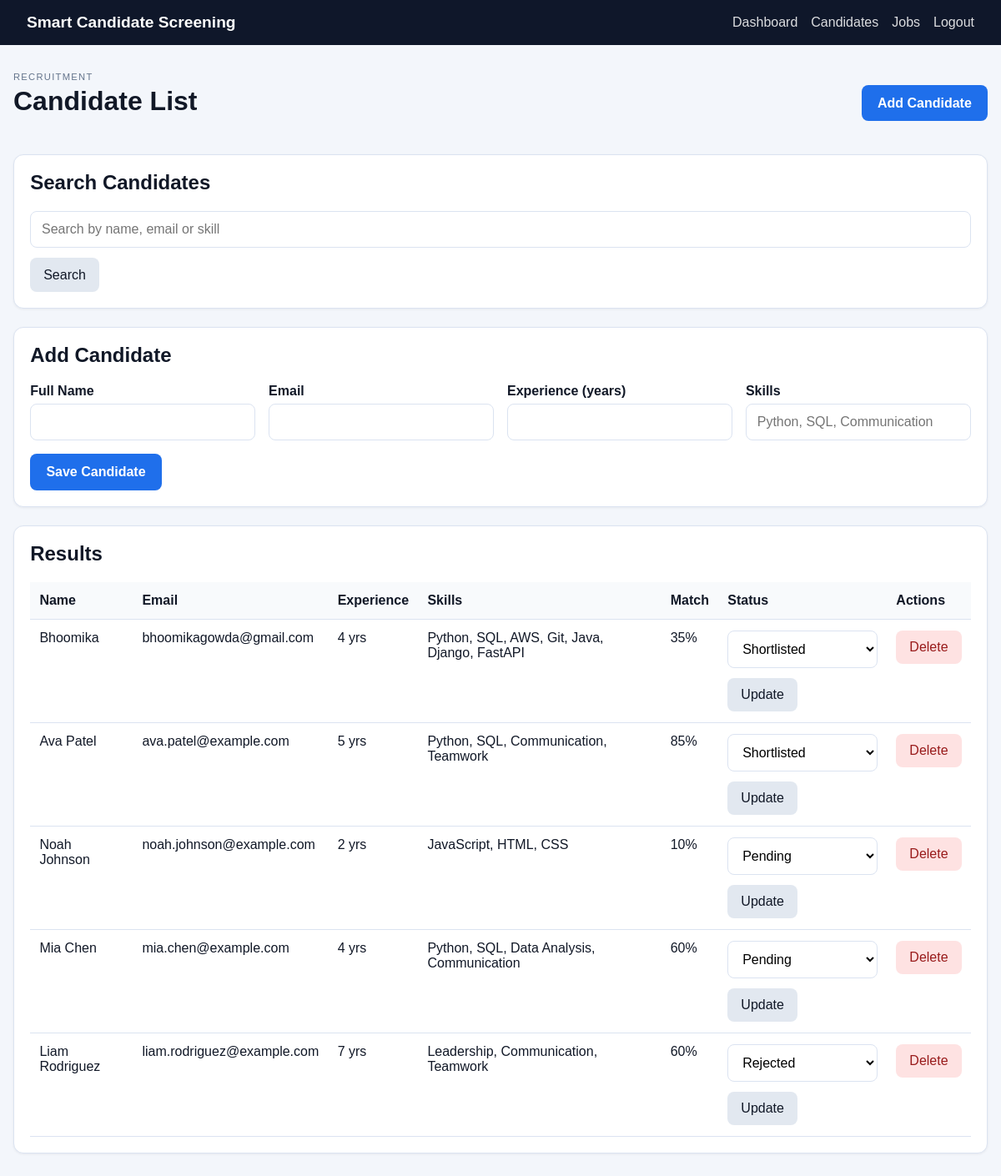
Before: /candidates (signed in) with the older database file.
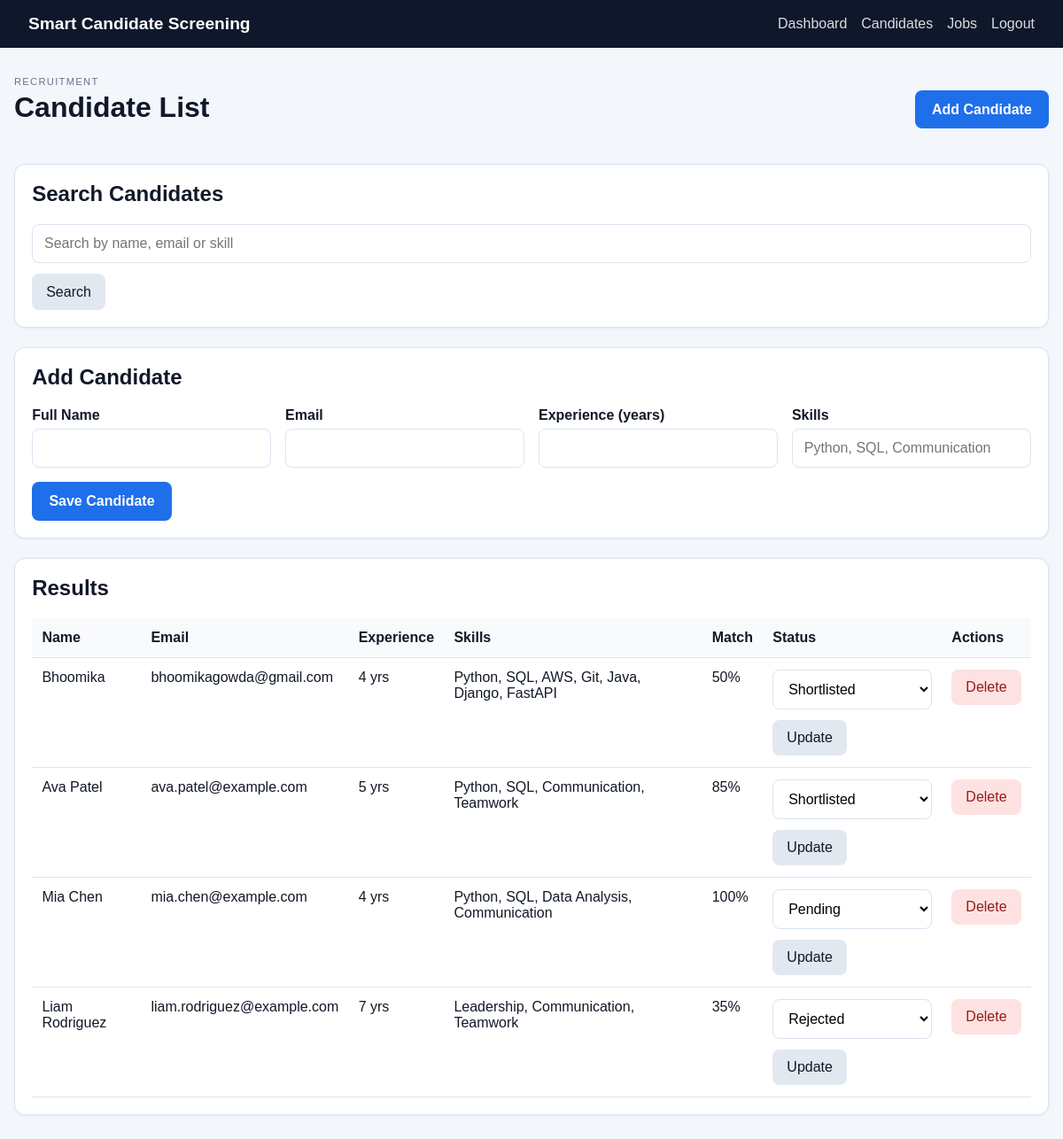
After: the same page with the newer database file.
### tables this page shows
CREATE TABLE candidates (
                id INTEGER PRIMARY KEY AUTOINCREMENT,
                name TEXT NOT NULL,
                email TEXT UNIQUE NOT NULL,
                experience INTEGER NOT NULL,
                skills TEXT NOT NULL,
                status TEXT NOT NULL DEFAULT 'Pending',
                match_score INTEGER NOT NULL DEFAULT 0,
                created_at TIMESTAMP DEFAULT CURRENT_TIMESTAMP
            );

### app.py (the view)
@app.route('/candidates')
@login_required
def candidates():
    search_term = request.args.get('q', '').strip().lower()
    success_message = request.args.get('success', '')
    error_message = request.args.get('error', '')
    with get_db_connection() as connection:
        if search_term:
            candidates_list = connection.execute(
                '''
                SELECT * FROM candidates
                WHERE lower(name) LIKE ? OR lower(email) LIKE ? OR lower(skills) LIKE ?
                ORDER BY created_at DESC
                ''',
                (f'%{search_term}%', f'%{search_term}%', f'%{search_term}%'),
            ).fetchall()
        else:
            candidates_list = connection.execute('SELECT * FROM candidates ORDER BY created_at DESC').fetchall()
    job_record = get_job_requirements()
    return render_template(
        'candidates.html',
        candidates=candidates_list,
        job_requirements=job_record,
        search_term=search_term,
        error=error_message,
        success=success_message,
    )

### app.py (called while the page is built)
def get_db_connection():
    connection = sqlite3.connect(app.config['DATABASE'])
    connection.row_factory = sqlite3.Row
    return connection

def get_job_requirements(job_id=None):
    with get_db_connection() as connection:
        if job_id is not None:
            return connection.execute('SELECT * FROM job_requirements WHERE id = ?', (job_id,)).fetchone()
        return connection.execute(
            'SELECT * FROM job_requirements WHERE is_active = 1 ORDER BY id ASC LIMIT 1'
        ).fetchone() or connection.execute('SELECT * FROM job_requirements ORDER BY id ASC LIMIT 1').fetchone()

def login_required(view):
    @wraps(view)
    def wrapped(*args, **kwargs):
        if 'user_id' not in session:
            return redirect(url_for('login'))
        return view(*args, **kwargs)
    return wrapped

### templates/candidates.html (shortened to what this page needs)
{% extends 'base.html' %}
{% block content %}
<div class="page-header split-header">
  <div>
    <p class="eyebrow">Recruitment</p>
    <h1>Candidate List</h1>
  </div>
  <a href="#add-candidate" class="primary-btn">Add Candidate</a>
</div>
<div class="panel">
  <div class="section-header compact-header">
    <h2>Search Candidates</h2>
  </div>
  <form method="GET" action="{{ url_for('candidates') }}" class="inline-form">
    <input type="text" name="q" value="{{ search_term }}" placeholder="Search by name, email or skill" />
    <button type="submit" class="secondary-btn">Search</button>
  </form>
</div>
<div class="panel" id="add-candidate">
  <div class="section-header compact-header">
    <h2>Add Candidate</h2>
  </div>
  <form method="POST" action="{{ url_for('add_candidate') }}" class="candidate-form">
    <div class="form-grid">
      <div>
        <label for="name">Full Name</label>
        <input id="name" name="name" type="text" required />
      </div>
      <div>
        <label for="email">Email</label>
        <input id="email" name="email" type="email" required />
      </div>
      <div>
        <label for="experience">Experience (years)</label>
        <input id="experience" name="experience" type="number" min="0" required />
      </div>
      <div>
        <label for="skills">Skills</label>
        <input id="skills" name="skills" type="text" placeholder="Python, SQL, Communication" required />
      </div>
    </div>
    <button type="submit" class="primary-btn">Save Candidate</button>
  </form>
</div>
<div class="panel">
  <div class="section-header compact-header">
    <h2>Results</h2>
  </div>
  <div class="table-wrap">
    <table>
      <thead>
        <tr>
          <th>Name</th>
          <th>Email</th>
          <th>Experience</th>
          <th>Skills</th>
          <th>Match</th>
          <th>Status</th>
          <th>Actions</th>
        </tr>
      </thead>
      <tbody>
        {% for candidate in candidates %}
        <tr>
          <td>{{ candidate.name }}</td>
          <td>{{ candidate.email }}</td>
          <td>{{ candidate.experience }} yrs</td>
          <td>{{ candidate.skills }}</td>
          <td>{{ candidate.match_score }}%</td>
          <td>
            <form method="POST" action="{{ url_for('update_candidate_status', candidate_id=candidate.id) }}" class="status-form">
              <select name="status">
                <option value="Pending" {% if candidate.status == 'Pending' %}selected{% endif %}>Pending</option>
                <option value="Shortlisted" {% if candidate.status == 'Shortlisted' %}selected{% endif %}>Shortlisted</option>
                <option value="Rejected" {% if candidate.status == 'Rejected' %}selected{% endif %}>Rejected</option>
              </select>
              <button type="submit" class="small-btn">Update</button>
            </form>
          </td>
          <td>
            <form method="POST" action="{{ url_for('delete_candidate', candidate_id=candidate.id) }}" onsubmit="return confirm('Delete this candidate?');">
              <button type="submit" class="danger-btn">Delete</button>
            </form>
          </td>
        </tr>
        {% else %}
        <tr>
          <td colspan="7">No candidate records found.</td>
        </tr>
        {% endfor %}
      </tbody>
    </table>
  </div>
</div>
{% endblock %}

### templates/base.html (shortened to what this page needs)
<!DOCTYPE html>
<html lang="en">
  <head>
    <link rel="stylesheet" href="{{ url_for('static', filename='css/style.css') }}" />
  </head>
  <body>
    <header class="topbar">
      <div class="brand">Smart Candidate Screening</div>
      {% if session.get('user_id') %}
      <nav class="nav-links">
        <a href="{{ url_for('dashboard') }}">Dashboard</a>
        <a href="{{ url_for('candidates') }}">Candidates</a>
        <a href="{{ url_for('jobs') }}">Jobs</a>
        <a href="{{ url_for('logout') }}">Logout</a>
      </nav>
      {% endif %}
    </header>
    <main class="container">
      {% block content %}{% endblock %}
    </main>
  </body>
</html>

### static/css/style.css (style rules this page uses)
:root { --primary: #1f6feb; --primary-dark: #1149a3; --accent: #0f172a; --background: #f3f6fb; --panel: #ffffff; --muted: #64748b; --success: #16a34a; --warning: #d97706; --danger: #dc2626; --border: #dbe3f1; --text: #111827; }
* { box-sizing: border-box; }
body { margin: 0; font-family: Arial, sans-serif; background: var(--background); color: var(--text); }
.topbar { display: flex; justify-content: space-between; align-items: center; background: var(--accent); color: #fff; padding: 1rem 2rem; position: sticky; top: 0; z-index: 10; }
.brand { font-size: 1.2rem; font-weight: 700; }
.nav-links { display: flex; gap: 1rem; align-items: center; }
.nav-links a { color: #fff; text-decoration: none; opacity: 0.85; }
.container { max-width: 1200px; margin: 0 auto; padding: 2rem 1rem 3rem; }
.page-header { margin-bottom: 1.5rem; }
.split-header { display: flex; justify-content: space-between; align-items: center; }
.eyebrow { text-transform: uppercase; letter-spacing: 0.08rem; color: var(--muted); font-size: 0.7rem; margin-bottom: 0.3rem; }
h1, h2, p { margin-top: 0; }
.stat-card, .panel, .auth-card { background: var(--panel); border: 1px solid var(--border); border-radius: 12px; box-shadow: 0 1px 3px rgba(15, 23, 42, 0.06); }
.panel { padding: 1.2rem; margin-bottom: 1.4rem; }
.section-header { margin-bottom: 1rem; }
.compact-header { margin-bottom: 0.75rem; }
.inline-form, .status-form { display: flex; gap: 0.75rem; align-items: center; flex-wrap: wrap; }
input, select, button { font: inherit; }
input, select { width: 100%; padding: 0.75rem 0.8rem; border-radius: 8px; border: 1px solid var(--border); background: #fff; }
label { display: block; margin-bottom: 0.35rem; font-weight: 600; }
.primary-btn, .secondary-btn, .small-btn, .danger-btn { border: none; border-radius: 8px; cursor: pointer; text-decoration: none; display: inline-flex; align-items: center; justify-content: center; transition: 0.2s ease; }
.primary-btn { background: var(--primary); color: white; padding: 0.8rem 1.2rem; font-weight: 600; }
.secondary-btn, .small-btn { background: #e2e8f0; color: var(--text); padding: 0.7rem 1rem; }
.danger-btn { background: #fee2e2; color: #991b1b; padding: 0.7rem 1rem; }
.form-grid { display: grid; grid-template-columns: repeat(auto-fit, minmax(220px, 1fr)); gap: 1rem; margin-bottom: 1rem; }
.table-wrap { overflow-x: auto; }
table { width: 100%; border-collapse: collapse; min-width: 720px; }
th, td { text-align: left; padding: 0.8rem 0.7rem; border-bottom: 1px solid var(--border); vertical-align: top; }
th { background: #f8fafc; }

Changed rows visible on the page:
removed candidates: name "Noah Johnson", email "noah.johnson@example.com", experience "2", skills "JavaScript, HTML, CSS", match_score "10", status "Pending"
changed candidates "Bhoomika": match_score "35" → "50"
changed candidates "Mia Chen": match_score "60" → "100"
changed candidates "Liam Rodriguez": match_score "60" → "35"
